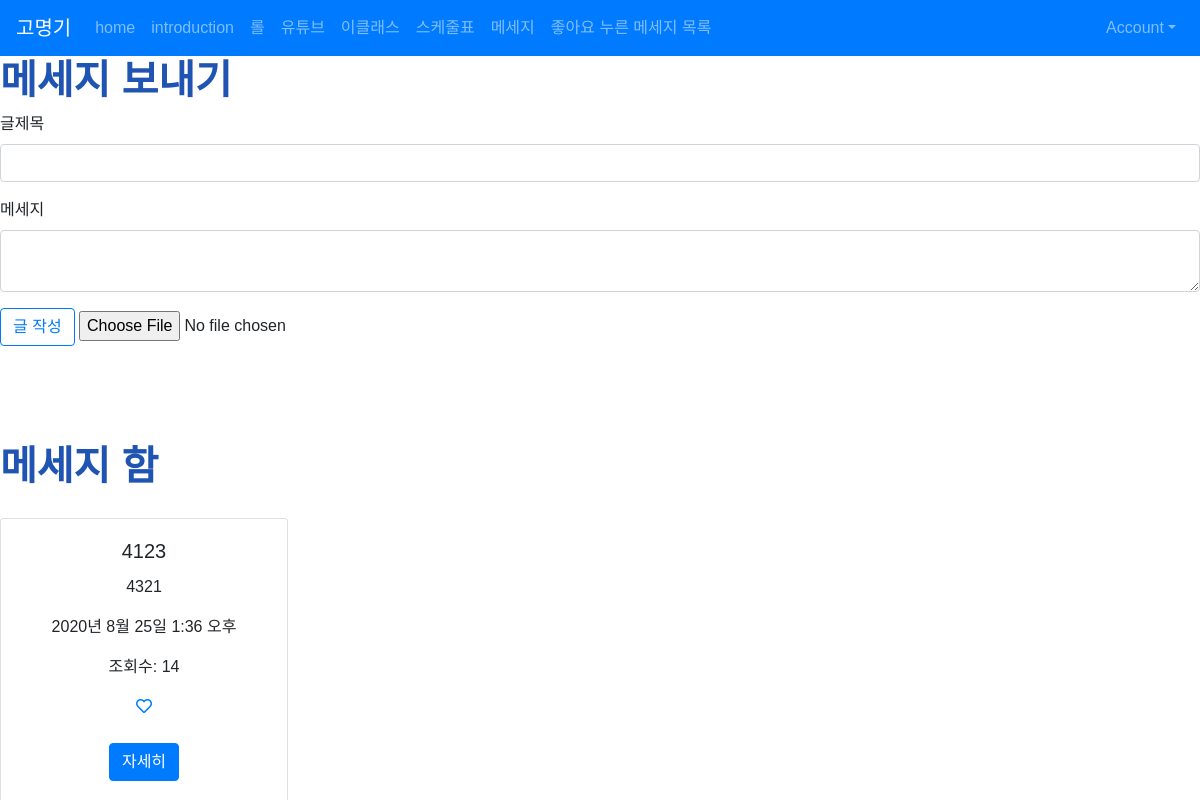
The page /posts/ (signed in) on the database as committed earlier.
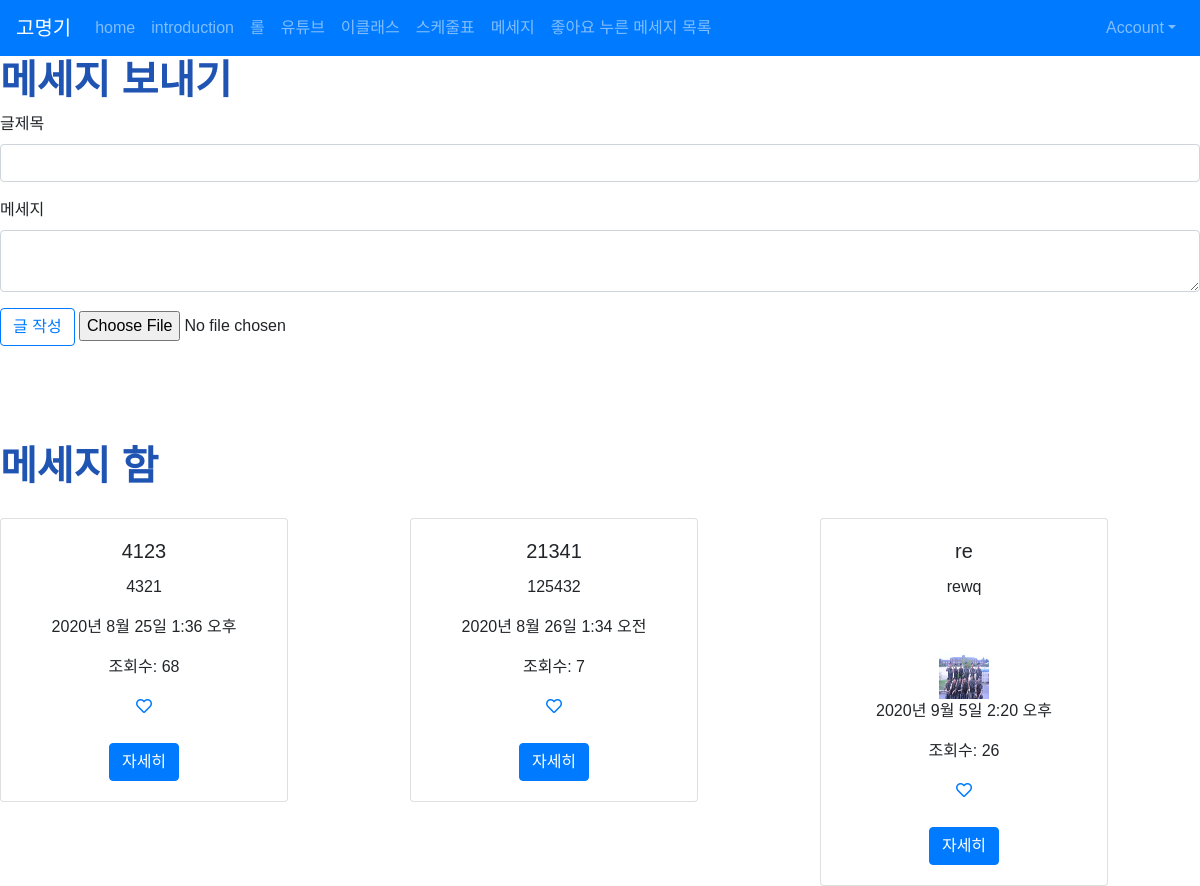
The same page on the database as committed later.
### posts/models.py (models this page shows, shortened)
class Post(models.Model):
    title = models.CharField(max_length=50, null=False)
    content = models.TextField()
    view_count = models.IntegerField(default = 0)
    created_at = models.DateTimeField(auto_now_add = True)
    updated_at = models.DateTimeField(auto_now = True)
    image = models.ImageField(upload_to = 'images/',null=True)
    user = models.ForeignKey(User, on_delete = models.CASCADE, null=True)
    like_user_set = models.ManyToManyField(User, blank=True, related_name='like_user_set',through='Like')

### posts/views.py (the view)
# urls.py: path('', views.main, name="main"),
def main(request):
    posts = Post.objects.all()
    return render(request, 'posts/main.html', {'posts': posts})

### posts/templates/posts/main.html (shortened to what this page needs)
{% extends 'base.html' %}
{% load static %}
{% block content %}
    {% if user.is_authenticated %}
        <div class="container2">
            <h1 style = "font-weight: bold; color: rgb(32, 84, 179);">메세지 보내기</h1>
            <form action="{% url 'posts:create' %}" method="POST" enctype="multipart/form-data">
            <div class="form-group">
            <label>글제목</label>
            <input type="text" class="form-control" name="title">
            </div>
            <div class="form-group">
            <label>메세지</label>
            <textarea class="form-control" name="content"></textarea>
            </div>
            <input type="submit" value="글 작성" class="btn btn-outline-primary">
            <input type="file" name ="image">
            </form>
        </div>
        <div class="container1">
            <br><br><br><br>
            <h1 style = "font-weight: bold; color: rgb(32, 84, 179);">메세지 함</h1>
            <div class="row">
                {% for post in posts %}
                    <div class="col-md-4 col-12">
                        <div class="card text-center" style="width: 18rem; margin-top: 20px;">
                            <div class="card-body">
                                <h5 class="card-title">{{ post.title }}</h5>
                                <p class="card-text">{{ post.content }}</p>
                                {% if post.image %}
                                    <br>
                                    <img src ="{{ post.image.url }}" style="height: 60px; width:50px;">
                                {%  endif %}
                                <p>{{ post.created_at }}</p>
                                <p> 조회수: {{ post.view_count }}</p>
                                <a href="{% url 'posts:post_like' post.id %}">
                                    {% if user in post.like_user_set.all %}
                                        <i class="fas fa-heart"></i>
                                    {% else %}
                                        <i class="far fa-heart"></i>
                                    {% endif %}
                                </a>
                                <br><br>
                                <a href="{% url 'posts:show' post.pk %}" class="btn btn-primary">자세히</a>
                            </div>
                        </div>
                    </div>
                {% endfor %}
            </div>
        </div>
    {% else %}
        <h3> 로그인 후 이용이 가능합니다.</h3>
        <a href="{% url 'account_login' %}" class="btn btn-warning">로그인</a>
        <a href="{% url 'account_signup' %}" class="btn btn-warning">회원가입</a>
    {% endif %}
{% endblock %}

Rows that differ between the two databases and show on the page:
changed Post "2020년 8월 25일 1:36 오후": view_count "14" → "68"
added Post: title "21341", content "125432", created_at "2020년 8월 26일 1:34 오전", view_count "7"
added Post: title "re", content "rewq", image (picture), created_at "2020년 9월 5일 2:20 오후", view_count "26"
